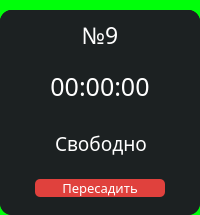
                  <widget class="QFrame" name="PC_9">
                   <property name="styleSheet">
                    <string notr="true">background-color: #00FF0A;
border-radius: 15px;</string>
                   </property>
                   <property name="frameShape">
                    <enum>QFrame::StyledPanel</enum>
                   </property>
                   <property name="frameShadow">
                    <enum>QFrame::Raised</enum>
                   </property>
                   <layout class="QVBoxLayout" name="verticalLayout_58">
                    <property name="spacing">
                     <number>0</number>
                    </property>
                    <property name="leftMargin">
                     <number>0</number>
                    </property>
                    <property name="topMargin">
                     <number>10</number>
                    </property>
                    <property name="rightMargin">
                     <number>0</number>
                    </property>
                    <property name="bottomMargin">
                     <number>0</number>
                    </property>
                    <item>
                     <widget class="QFrame" name="frame_15">
                      <property name="styleSheet">
                       <string notr="true">background-color: rgb(28, 33, 34);
border-radius: 12px;</string>
                      </property>
                      <property name="frameShape">
                       <enum>QFrame::StyledPanel</enum>
                      </property>
                      <property name="frameShadow">
                       <enum>QFrame::Raised</enum>
                      </property>
                      <layout class="QVBoxLayout" name="verticalLayout_59">
                       <property name="spacing">
                        <number>0</number>
                       </property>
                       <property name="leftMargin">
                        <number>0</number>
                       </property>
                       <property name="topMargin">
                        <number>0</number>
                       </property>
                       <property name="rightMargin">
                        <number>0</number>
                       </property>
                       <property name="bottomMargin">
                        <number>0</number>
                       </property>
                       <item>
                        <widget class="QFrame" name="frame_24">
                         <property name="frameShape">
                          <enum>QFrame::StyledPanel</enum>
                         </property>
                         <property name="frameShadow">
                          <enum>QFrame::Raised</enum>
                         </property>
                         <layout class="QVBoxLayout" name="verticalLayout_60">
                          <property name="spacing">
                           <number>0</number>
                          </property>
                          <property name="leftMargin">
                           <number>0</number>
                          </property>
                          <property name="topMargin">
                           <number>0</number>
                          </property>
                          <property name="rightMargin">
                           <number>0</number>
                          </property>
                          <property name="bottomMargin">
                           <number>0</number>
                          </property>
                          <item>
                           <widget class="QFrame" name="num_pc_9">
                            <property name="frameShape">
                             <enum>QFrame::StyledPanel</enum>
                            </property>
                            <property name="frameShadow">
                             <enum>QFrame::Raised</enum>
                            </property>
                            <layout class="QHBoxLayout" name="horizontalLayout_52">
                             <item>
                              <widget class="QLabel" name="num_9">
                               <property name="font">
                                <font>
                                 <family>Montserrat Medium</family>
                                 <pointsize>-1</pointsize>
                                </font>
                               </property>
                               <property name="layoutDirection">
                                <enum>Qt::LeftToRight</enum>
                               </property>
                               <property name="styleSheet">
                                <string notr="true">color: #fff; font-size: 23px;</string>
                               </property>
                               <property name="text">
                                <string>№9</string>
                               </property>
                               <property name="alignment">
                                <set>Qt::AlignCenter</set>
                               </property>
                              </widget>
                             </item>
                            </layout>
                           </widget>
                          </item>
                          <item>
                           <widget class="QFrame" name="timer_pc_9">
                            <property name="frameShape">
                             <enum>QFrame::StyledPanel</enum>
                            </property>
                            <property name="frameShadow">
                             <enum>QFrame::Raised</enum>
                            </property>
                            <layout class="QHBoxLayout" name="horizontalLayout_53">
                             <item>
                              <widget class="QLabel" name="timer_9">
                               <property name="font">
                                <font>
                                 <family>Montserrat Medium</family>
                                 <pointsize>-1</pointsize>
                                </font>
                               </property>
                               <property name="styleSheet">
                                <string notr="true">color: #fff; font-size: 25px;</string>
                               </property>
                               <property name="text">
                                <string>00:00:00</string>
                               </property>
                               <property name="alignment">
                                <set>Qt::AlignCenter</set>
                               </property>
                              </widget>
                             </item>
                            </layout>
                           </widget>
                          </item>
                          <item>
                           <widget class="QFrame" name="line_9">
                            <property name="maximumSize">
                             <size>
                              <width>16777215</width>
                              <height>2</height>
                             </size>
                            </property>
                            <property name="styleSheet">
                             <string notr="true">background-color: #7B7B7B;</string>
                            </property>
                            <property name="frameShape">
                             <enum>QFrame::StyledPanel</enum>
                            </property>
                            <property name="frameShadow">
                             <enum>QFrame::Raised</enum>
                            </property>
                           </widget>
                          </item>
                         </layout>
                        </widget>
                       </item>
                       <item>
                        <widget class="QFrame" name="frame_25">
                         <property name="maximumSize">
                          <size>
                           <width>16777215</width>
                           <height>125</height>
                          </size>
                         </property>
                         <property name="sizeIncrement">
                          <size>
                           <width>0</width>
                           <height>0</height>
                          </size>
                         </property>
                         <property name="frameShape">
                          <enum>QFrame::StyledPanel</enum>
                         </property>
                         <property name="frameShadow">
                          <enum>QFrame::Raised</enum>
                         </property>
                         <layout class="QVBoxLayout" name="verticalLayout_61">
                          <item>
                           <widget class="QFrame" name="info_PC_9">
                            <property name="maximumSize">
                             <size>
                              <width>16777215</width>
                              <height>42</height>
                             </size>
                            </property>
                            <property name="font">
                             <font>
                              <pointsize>8</pointsize>
                             </font>
                            </property>
                            <property name="frameShape">
                             <enum>QFrame::StyledPanel</enum>
                            </property>
                            <property name="frameShadow">
                             <enum>QFrame::Raised</enum>
                            </property>
                            <layout class="QHBoxLayout" name="horizontalLayout_54">
                             <property name="leftMargin">
                              <number>11</number>
                             </property>
                             <item>
                              <widget class="QLabel" name="info_9">
                               <property name="font">
                                <font>
                                 <family>Montserrat Medium</family>
                                 <pointsize>-1</pointsize>
                                </font>
                               </property>
                               <property name="styleSheet">
                                <string notr="true">color: #fff; font-size: 19px;</string>
                               </property>
                               <property name="text">
                                <string>Свободно</string>
                               </property>
                               <property name="alignment">
                                <set>Qt::AlignCenter</set>
                               </property>
                              </widget>
                             </item>
                            </layout>
                           </widget>
                          </item>
                          <item>
                           <widget class="QFrame" name="btn_transplant_PC_9">
                            <property name="maximumSize">
                             <size>
                              <width>16777215</width>
                              <height>60</height>
                             </size>
                            </property>
                            <property name="frameShape">
                             <enum>QFrame::StyledPanel</enum>
                            </property>
                            <property name="frameShadow">
                             <enum>QFrame::Raised</enum>
                            </property>
                            <layout class="QHBoxLayout" name="horizontalLayout_55">
                             <item>
                              <widget class="QPushButton" name="transplant_9">
                               <property name="maximumSize">
                                <size>
                                 <width>130</width>
                                 <height>50</height>
                                </size>
                               </property>
                               <property name="font">
                                <font>
                                 <family>Montserrat Medium</family>
                                 <pointsize>10</pointsize>
                                </font>
                               </property>
                               <property name="styleSheet">
                                <string notr="true">QPushButton{
background-color: rgb(224, 65, 61);
color: #fff;
border-radius: 5px;
}

QPushButton:hover{
background-color: rgb(204, 5, 0);
}</string>
                               </property>
                               <property name="text">
                                <string>Пересадить</string>
                               </property>
                              </widget>
                             </item>
                            </layout>
                           </widget>
                          </item>
                         </layout>
                        </widget>
                       </item>
                      </layout>
                     </widget>
                    </item>
                   </layout>
                  </widget>
